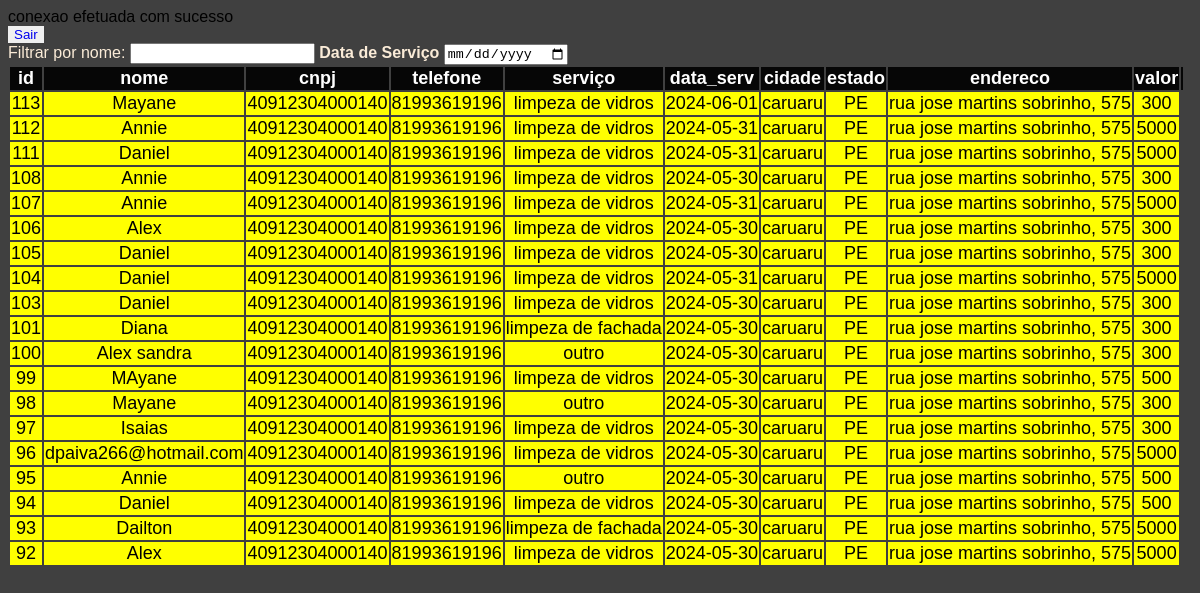
Page /listar-adm/listar-serv.php (signed in) on the committed database.
### tables this page shows
CREATE TABLE `clientes` (
  `id` int(11) NOT NULL,
  `user_id` varchar(45) DEFAULT NULL,
  `nome` varchar(45) DEFAULT NULL,
  `cnpj` varchar(45) DEFAULT NULL,
  `telefone` varchar(45) DEFAULT NULL,
  `serviço` varchar(45) DEFAULT NULL,
  `data_serv` varchar(45) DEFAULT NULL,
  `cidade` varchar(45) DEFAULT NULL,
  `estado` varchar(45) DEFAULT NULL,
  `endereco` varchar(45) DEFAULT NULL,
  `valor` varchar(45) DEFAULT NULL
);

### listar-adm/listar-serv.php (the view, shortened to what this page needs)
<?php
    include_once('conexao.php');
    $sql = "SELECT * FROM clientes ORDER BY id DESC";
    $result = $conexao->query($sql);
?>
<!DOCTYPE html>
<html lang="en">
<head>
    <link rel="stylesheet" type="text/css" href="styles.css" media="screen" />
</head>
<body>
    <nav>
    <button><a href="sair.php">Sair</a></button>
    </nav>
<div class="m-5">
        <label for="filtroNome">Filtrar por nome:</label>
        <input type="text" id="filtroNome" onkeyup="filtrarPorNome()">
        <label for="filtroData"><b>Data de Serviço</b></label>
        <input type="date" id="filtroData" onchange="filtrarPorData()">
        <br>
        <table id="clientesTabela" class="box">
            <thead>
                <tr class="table">
                <th scope="col">id</th>
                    <th scope="col">nome</th>
                    <th scope="col">cnpj</th>
                    <th scope="col">telefone</th>
                    <th scope="col">serviço</th>
                    <th scope="col">data_serv</th>
                    <th scope="col">cidade</th>
                    <th scope="col">estado</th>
                    <th scope="col">endereco</th>
                    <th scope="col">valor</th>
                    <th scope="col"></th>
                </tr>
            </thead>
            <tbody class="box">
                <?php
                    while($user_data = mysqli_fetch_assoc($result))
                    {
                        echo "<tr>";
                        echo "<td>".$user_data['id']."</td>";
                        echo "<td>".$user_data['nome']."</td>";
                        echo "<td>".$user_data['cnpj']."</td>";
                        echo "<td>".$user_data['telefone']."</td>";
                        echo "<td>".$user_data['serviço']."</td>";
                        echo "<td>".$user_data['data_serv']."</td>";
                        echo "<td>".$user_data['cidade']."</td>";
                        echo "<td>".$user_data['estado']."</td>";
                        echo "<td>".$user_data['endereco']."</td>";
                        echo "<td>".$user_data['valor']."</td>";
                    }
                ?>
            </tbody>
        </table>
    </div>
</body>
</html>

### listar-adm/styles.css (style rules this page uses)
body { font-family: Arial, Helvetica, sans-serif; background-color: #404040; }
.table { background: rgba(0, 0, 0, 0.9); border-radius: 18px 18px 0 0; color: white; padding: 15px; font-size: 18px; text-align: center; font-family: 'Lucida Sans', 'Lucida Sans Regular', 'Lucida Grande', 'Lucida Sans Unicode', Geneva, Verdana, sans-serif }
tbody { color: black; font-size: 18px; background-color: yellow; text-align: center; }
button,a { border: none; text-decoration: none; }
label { color: antiquewhite; }

### rows in the picture
clientes: id "113", nome "Mayane", cnpj "40912304000140", telefone "81993619196", serviço "limpeza de vidros", data_serv "2024-06-01", cidade "caruaru", estado "PE", endereco "rua jose martins sobrinho, 575", valor "300"
clientes: id "112", nome "Annie", cnpj "40912304000140", telefone "81993619196", serviço "limpeza de vidros", data_serv "2024-05-31", cidade "caruaru", estado "PE", endereco "rua jose martins sobrinho, 575", valor "5000"
clientes: id "111", nome "Daniel", cnpj "40912304000140", telefone "81993619196", serviço "limpeza de vidros", data_serv "2024-05-31", cidade "caruaru", estado "PE", endereco "rua jose martins sobrinho, 575", valor "5000"
clientes: id "108", nome "Annie", cnpj "40912304000140", telefone "81993619196", serviço "limpeza de vidros", data_serv "2024-05-30", cidade "caruaru", estado "PE", endereco "rua jose martins sobrinho, 575", valor "300"
clientes: id "107", nome "Annie", cnpj "40912304000140", telefone "81993619196", serviço "limpeza de vidros", data_serv "2024-05-31", cidade "caruaru", estado "PE", endereco "rua jose martins sobrinho, 575", valor "5000"
clientes: id "106", nome "Alex", cnpj "40912304000140", telefone "81993619196", serviço "limpeza de vidros", data_serv "2024-05-30", cidade "caruaru", estado "PE", endereco "rua jose martins sobrinho, 575", valor "300"
clientes: id "105", nome "Daniel", cnpj "40912304000140", telefone "81993619196", serviço "limpeza de vidros", data_serv "2024-05-30", cidade "caruaru", estado "PE", endereco "rua jose martins sobrinho, 575", valor "300"
clientes: id "104", nome "Daniel", cnpj "40912304000140", telefone "81993619196", serviço "limpeza de vidros", data_serv "2024-05-31", cidade "caruaru", estado "PE", endereco "rua jose martins sobrinho, 575", valor "5000"
clientes: id "103", nome "Daniel", cnpj "40912304000140", telefone "81993619196", serviço "limpeza de vidros", data_serv "2024-05-30", cidade "caruaru", estado "PE", endereco "rua jose martins sobrinho, 575", valor "300"
clientes: id "101", nome "Diana", cnpj "40912304000140", telefone "81993619196", serviço "limpeza de fachada", data_serv "2024-05-30", cidade "caruaru", estado "PE", endereco "rua jose martins sobrinho, 575", valor "300"
clientes: id "100", nome "Alex sandra", cnpj "40912304000140", telefone "81993619196", serviço "outro", data_serv "2024-05-30", cidade "caruaru", estado "PE", endereco "rua jose martins sobrinho, 575", valor "300"
clientes: id "99", nome "MAyane", cnpj "40912304000140", telefone "81993619196", serviço "limpeza de vidros", data_serv "2024-05-30", cidade "caruaru", estado "PE", endereco "rua jose martins sobrinho, 575", valor "500"
clientes: id "98", nome "Mayane", cnpj "40912304000140", telefone "81993619196", serviço "outro", data_serv "2024-05-30", cidade "caruaru", estado "PE", endereco "rua jose martins sobrinho, 575", valor "300"
clientes: id "97", nome "Isaias", cnpj "40912304000140", telefone "81993619196", serviço "limpeza de vidros", data_serv "2024-05-30", cidade "caruaru", estado "PE", endereco "rua jose martins sobrinho, 575", valor "300"
clientes: id "96", nome "dpaiva266@hotmail.com", cnpj "40912304000140", telefone "81993619196", serviço "limpeza de vidros", data_serv "2024-05-30", cidade "caruaru", estado "PE", endereco "rua jose martins sobrinho, 575", valor "5000"
clientes: id "95", nome "Annie", cnpj "40912304000140", telefone "81993619196", serviço "outro", data_serv "2024-05-30", cidade "caruaru", estado "PE", endereco "rua jose martins sobrinho, 575", valor "500"
clientes: id "94", nome "Daniel", cnpj "40912304000140", telefone "81993619196", serviço "limpeza de vidros", data_serv "2024-05-30", cidade "caruaru", estado "PE", endereco "rua jose martins sobrinho, 575", valor "500"
clientes: id "93", nome "Dailton", cnpj "40912304000140", telefone "81993619196", serviço "limpeza de fachada", data_serv "2024-05-30", cidade "caruaru", estado "PE", endereco "rua jose martins sobrinho, 575", valor "5000"
clientes: id "92", nome "Alex", cnpj "40912304000140", telefone "81993619196", serviço "limpeza de vidros", data_serv "2024-05-30", cidade "caruaru", estado "PE", endereco "rua jose martins sobrinho, 575", valor "5000"
